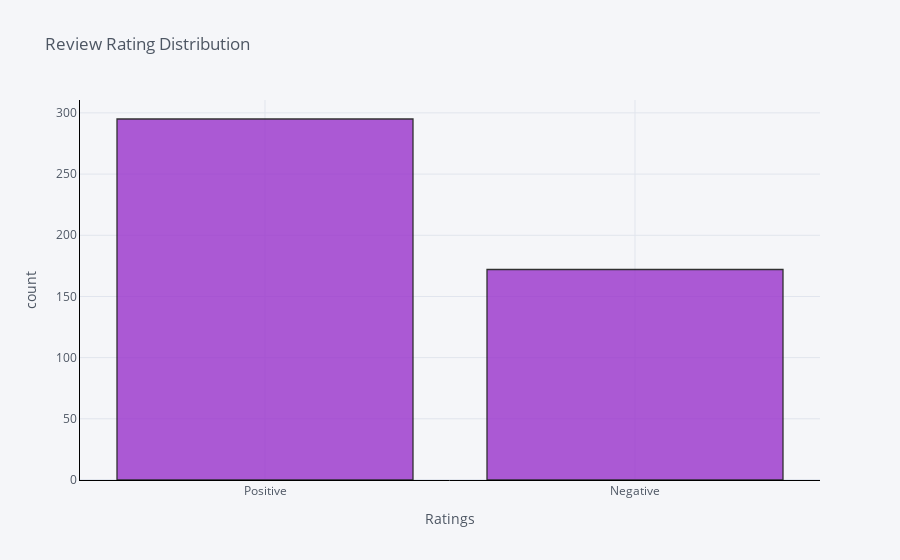

Source (notebook cell):
### Code cell
data3['sentiment'].iplot(
    kind='hist',
    xTitle='Ratings',
    linecolor='black',
    yTitle='count',
    colors='darkorchid',
    title='Review Rating Distribution')

### Figure 1 — Plotly figure (JSON) as saved in the notebook; plotly's stock layout.template omitted (floating-point values rounded to 4 significant figures; data arrays with more than 128 entries replaced by an {"elided": "..."} marker saying what was removed)
{"data": [{"histfunc": "count", "histnorm": "", "marker": {"color": "rgba(153, 50, 204, 1.0)", "line": {"color": "#000000", "width": 1.3}}, "name": "sentiment", "opacity": 0.8, "orientation": "v", "type": "histogram", "x": {"elided": "467 str values"}}], "layout": {"barmode": "overlay", "legend": {"bgcolor": "#F5F6F9", "font": {"color": "#4D5663"}}, "paper_bgcolor": "#F5F6F9", "plot_bgcolor": "#F5F6F9", "title": {"font": {"color": "#4D5663"}, "text": "Review Rating Distribution"}, "xaxis": {"gridcolor": "#E1E5ED", "linecolor": "black", "showgrid": true, "tickfont": {"color": "#4D5663"}, "title": {"font": {"color": "#4D5663"}, "text": "Ratings"}, "zerolinecolor": "#E1E5ED"}, "yaxis": {"gridcolor": "#E1E5ED", "linecolor": "black", "showgrid": true, "tickfont": {"color": "#4D5663"}, "title": {"font": {"color": "#4D5663"}, "text": "count"}, "zerolinecolor": "#E1E5ED"}}}
